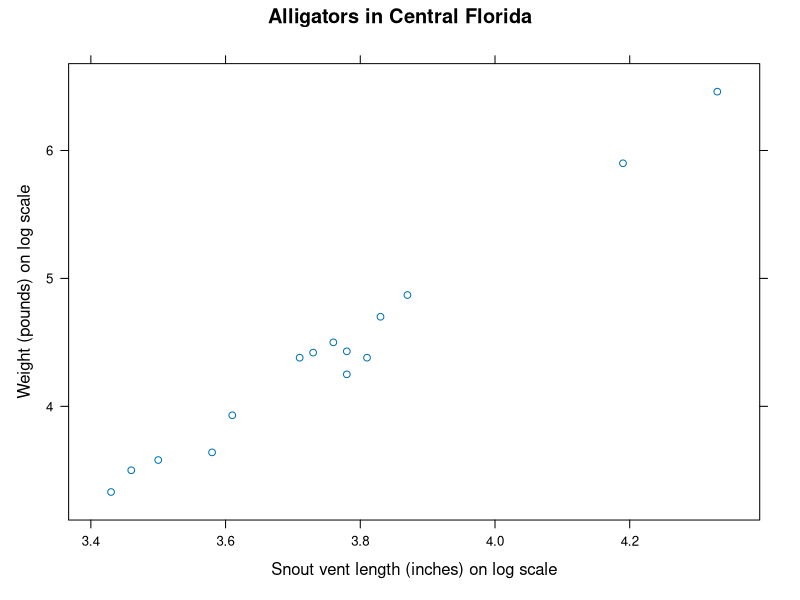

R code for this plot:
library('lattice')

alligator = data.frame(
  lnLength = c(3.87, 3.61, 4.33, 3.43, 3.81, 3.83, 3.46, 3.76, 3.50, 3.58, 4.19, 3.78, 3.71, 3.73, 3.78),
  lnWeight = c(4.87, 3.93, 6.46, 3.33, 4.38, 4.70, 3.50,4.50, 3.58, 3.64, 5.90, 4.43, 4.38, 4.42, 4.25)
)

xyplot(lnWeight ~ lnLength, 
       data = alligator, 
       xlab = "Snout vent length (inches) on log scale", 
       ylab = "Weight (pounds) on log scale", 
       main = "Alligators in Central Florida")

alli.lm = lm(lnWeight ~ lnLength, data = alligator)